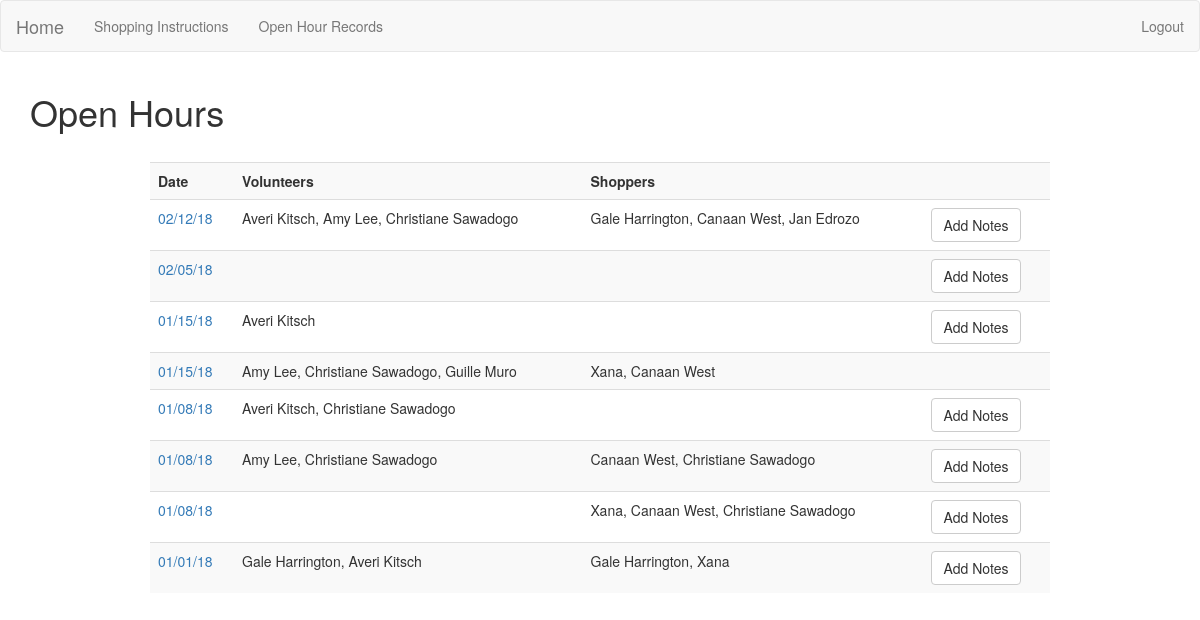
Screenshot of /openhours/ (signed in) with the database file from the repository.
### app/models.py (models this page shows, shortened)
class Openhour(db.Model):
    id = db.Column(db.Integer(), primary_key=True)
    date = db.Column(db.DateTime(), unique=True)
    posted = db.Column(db.Boolean)
    volunteers = db.relationship('Volunteer', secondary=openhour_volunteers, backref='openhourvols', lazy='dynamic')
    shoppers = db.relationship('Volunteer', secondary=openhour_shoppers, backref='openhourshoppers', lazy='dynamic' )
    notes = db.relationship('Note', backref='openhournotes', lazy=True)

class Volunteer(db.Model):
    id = db.Column(db.Integer(), primary_key=True)
    name = db.Column(db.String(100), unique=True)
    role = db.Column(db.String(50))
    email = db.Column(db.String(255), nullable=False)
    active = db.Column(db.Boolean)
    openhours = db.relationship('Openhour', secondary=openhour_volunteers, backref='ohvolunteers', lazy='subquery')
    openhour_shoppers = db.relationship('Openhour', secondary=openhour_shoppers, backref='ohshoppers', lazy='subquery')
    notes = db.relationship('Note', backref='openhour', lazy=True)

### app/openhours/views.py (the view)
@openhours_blueprint.route('/')
@user_logged_in
def index():
    openhours = Openhour.query.order_by(Openhour.date.desc()).all()
    next_month = calendar.month_name[(datetime.datetime.now() + relativedelta(months=+1)).month]
    if openhours:
        return render_template('openhours.html', openhours=openhours, next_month=next_month)
    else:
        msg = 'No Open Hours Found'
        return render_template('openhours.html', msg=msg, next_month=next_month)

### app/login_helpers.py (called while the page is built)
def user_logged_in(f):
    @wraps(f)
    def wrap(*args, **kwargs):
        if 'user' in session:
            return f(*args, **kwargs)
        else:
            flash('Please log in to see this page', 'danger')
            return redirect(url_for('user_login'))
    return wrap

### app/openhours/templates/openhours.html (shortened to what this page needs)
{% extends 'layout.html' %}
{% block body %}
  <div class="header-inline">
    <h1>Open Hours</h1>
  </div>
  <table class="table table-striped">
    <tr>
      <th>Date</th>
      <th>Volunteers</th>
      <th>Shoppers</th>
      <th></th>
    </tr>
    {% for openhour in openhours %}
      <tr>
        <td><a href="{{openhour.id}}">{{ openhour.date.strftime('%m/%d/%y') }}</a></td>
        <td>
          {% for volunteer in openhour.volunteers %}
            <span> {{volunteer.name}}{{ "," if not loop.last }}</span>
          {% endfor %}
        </td>
        <td>
          {% for shopper in openhour.shoppers %}
            <span>{{shopper.name}}{{ "," if not loop.last }}</span>
          {% endfor %}
        </td>
        {% if not openhour.notes %}
          <td><a class="btn btn-default" href="{{ url_for('openhours.new_notes', id=openhour.id)}}">Add Notes</a></td>
        {% else %}
          <td></td>
        {% endif %}
    </tr>
  {% endfor %}
  </table>
{% endblock %}

### app/static/css/style.css (style rules this page uses)
.table { max-width: 900px; margin: 0 auto; }
.header-inline { width: 100%; display: inline-block; padding-bottom: 20px; }

### rows the page displays
Openhour: date "02/12/18"
Volunteer: name "Averi Kitsch", last ","
Volunteer: name "Amy Lee", last ","
Volunteer: name "Christiane Sawadogo", last ","
Volunteer: name "Gale Harrington", last ","
Volunteer: name "Canaan West", last ","
Volunteer: name "Jan Edrozo"
Openhour: date "02/05/18"
Openhour: date "01/15/18"
Openhour: date "01/15/18"
Volunteer: name "Guille Muro"
Volunteer: name "Xana", last ","
Openhour: date "01/08/18"
Openhour: date "01/08/18"
Openhour: date "01/08/18"
Openhour: date "01/01/18"
